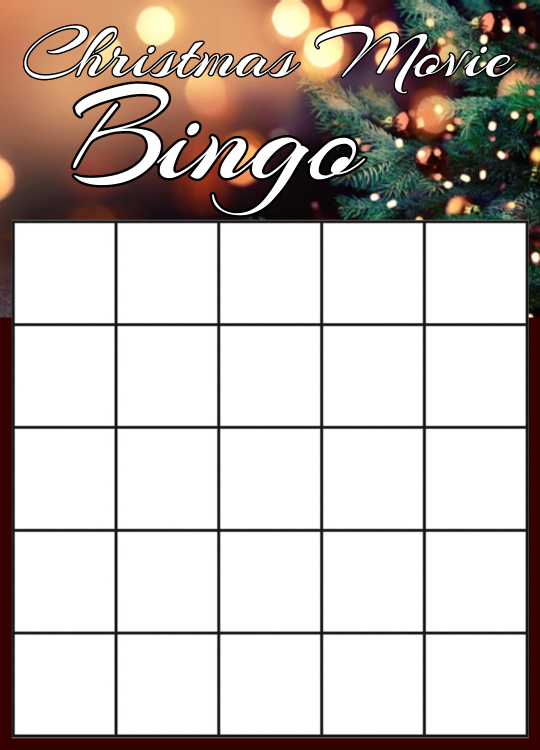
#> input picture bingocard.png, 1080 x 1500 px (shown at 1/2 size)
$ python generateCardImage.py
#> lines starting #> are read from the running program, lines starting #| are printed output that depends on the picture
### generateCardArray.py
import csv, random

def generateCardArray(csvFile):
#> called with csvFile = 'bingoset.csv'
    prompts = []
    with open(csvFile, 'r', newline='') as file:
#> (reads bingoset.csv from the repository)
        reader = csv.reader(file)
        for row in reader:
            prompts.append(row[0])
    selection = random.choices(prompts, k=24)
    selection.insert(12, "Free Space")
    card = []
    for i in range(5):
        row = []
        for j in range(5):
            row.append(selection[i*5 + j])
        card.append(row)
    return card


# [2 lines that do not run on import are left out]

### textSplitter.py
def split(text, maxChars):
    words = text.split()
    lines = buildLines(words, maxChars, [])
    return lines

def buildLines(words, maxChars, lines):
    if len(words) == 0:
        return lines
    line = words.pop(0)
    going = True
    while going:
        if len(words) == 0:
            going = False
        elif len(line + ' ' + words[0]) <= maxChars:
            line += ' '
            line += words.pop(0)
        else:
            going = False
    return buildLines(words, maxChars, lines + [line])


# [3 lines that do not run on import are left out]

### generateCardImage.py
from generateCardArray import generateCardArray
from textSplitter import split
from PIL import Image, ImageFont, ImageDraw

def generateCardImage(array):
    cardPreset = Image.open('bingocard.png')
#> cardPreset is the input picture: PIL image 1080x1500 RGB; mean R, G, B 197.8, 188.5, 183.3
    #font = ImageFont.load_default()
    font = ImageFont.truetype("Arial.ttf", 20)
    for i in range(5):
        for j in range(5):
            text = array[i][j]
            lines = split(text, 16)
            editable = ImageDraw.Draw(cardPreset)
            for k in range(len(lines)):
                editable.text((55+(207*i),545+(20*k)-(10*len(lines))+(207*j)), lines[k], (0, 0, 0), font=font)
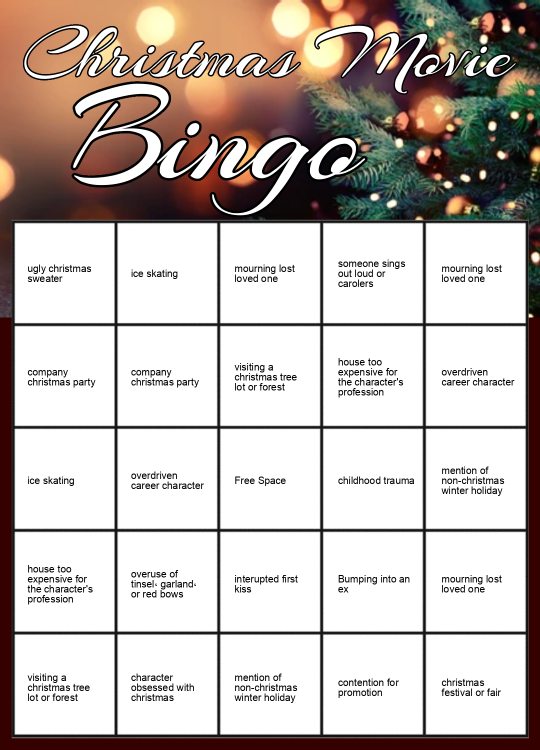
#> cardPreset: PIL image 1080x1500 RGB (shown at 1/2 size); mean R, G, B 193.4, 184.1, 178.9
    #draw.text(( 20, 32), "text_string", (255,0,0), font=font)
    cardPreset.save("result.jpg")

if __name__ == '__main__':
    array = generateCardArray('bingoset.csv')
    generateCardImage(array)
